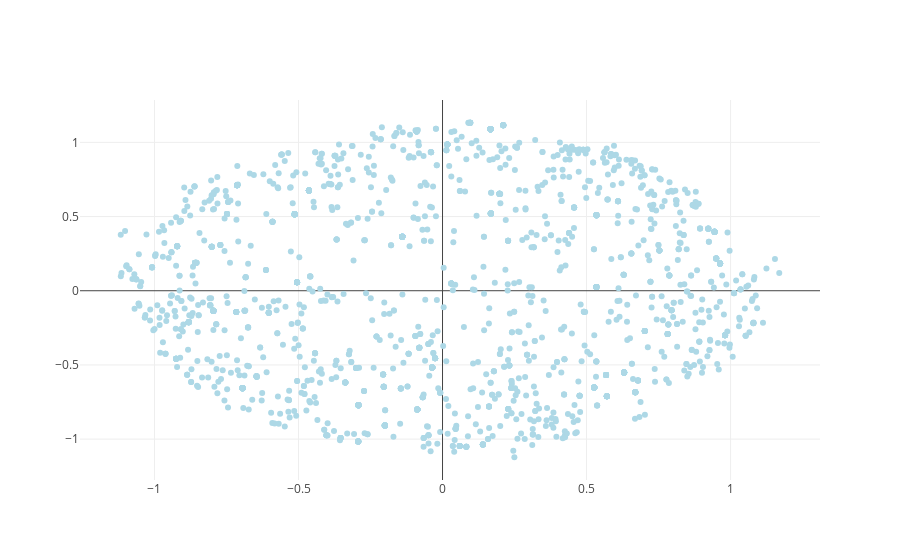

The notebook cell saved with this chart:
### Code cell
data = [
    go.Scatter(
        x = mds_df.iloc[:2000,0].values,
        y = mds_df.iloc[:2000,1].values,
        text = mds_df.iloc[:2000,2].values,
        hoverinfo = 'text',
        marker = dict(
            color = 'lightblue'
        ),
        mode='markers',
        showlegend = False
    )
]

iplot(data, filename = "add-hover-text")

### Figure 1 — Plotly figure (JSON) as saved in the notebook; plotly's stock layout.template omitted (floating-point values rounded to 4 significant figures; data arrays with more than 128 entries replaced by an {"elided": "..."} marker saying what was removed)
{"data": [{"hoverinfo": "text", "marker": {"color": "lightblue"}, "mode": "markers", "showlegend": false, "text": {"elided": "2000 str values"}, "type": "scatter", "uid": "a019fe81-9389-421e-9cea-6e71c696af6a", "x": {"elided": "2000 float values"}, "y": {"elided": "2000 float values"}}], "layout": {"autosize": true, "xaxis": {"autorange": true, "range": [-1.26, 1.312], "type": "linear"}, "yaxis": {"autorange": true, "range": [-1.285, 1.295], "type": "linear"}}}
